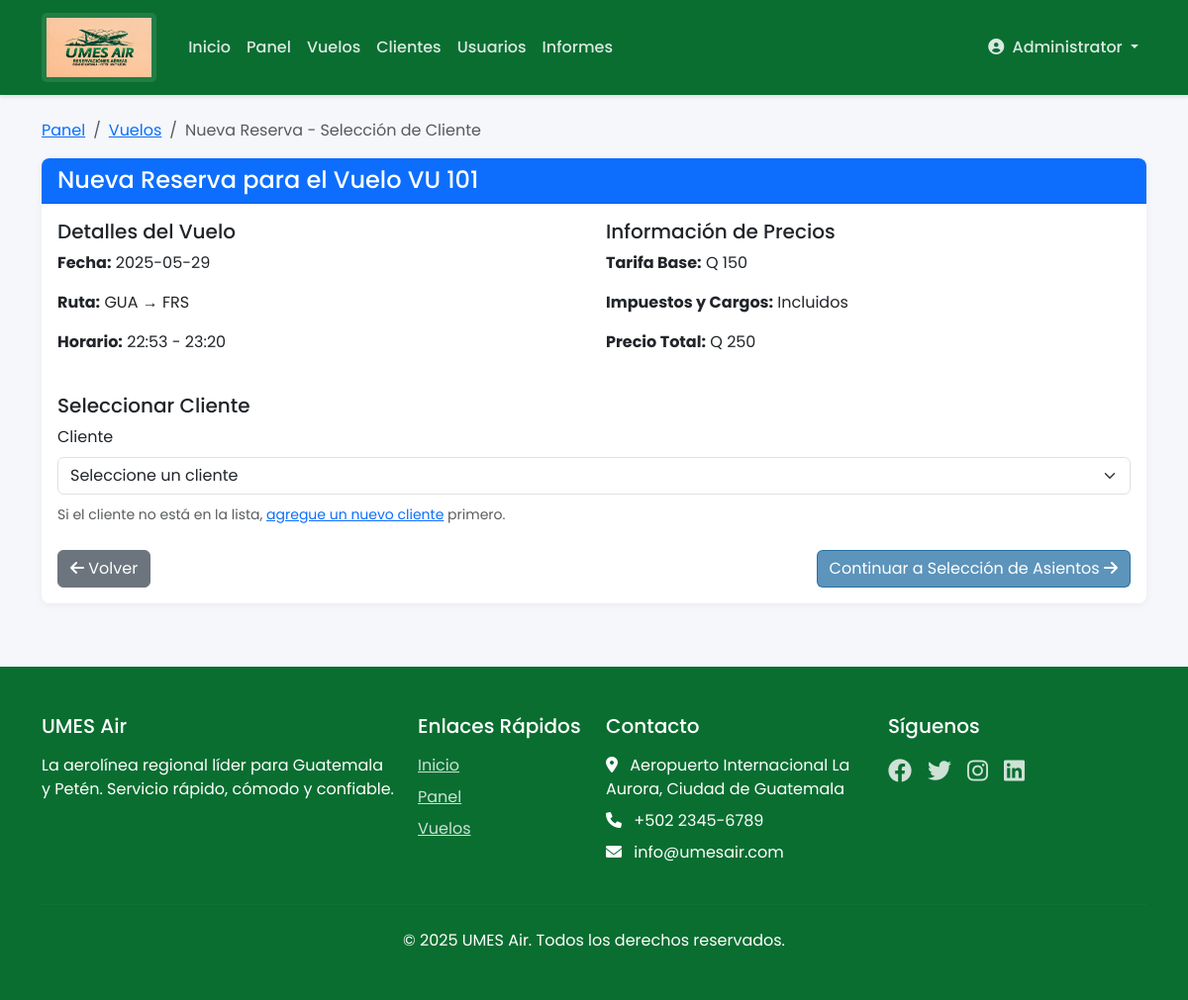
/reservations/new/1 (signed in), run on the app's committed database.
### tables this page shows
CREATE TABLE flights (
    id INTEGER PRIMARY KEY AUTOINCREMENT,
    flight_code TEXT NOT NULL,
    date TEXT NOT NULL,
    origin TEXT NOT NULL,
    destination TEXT NOT NULL,
    departure_time TEXT NOT NULL,
    arrival_time TEXT NOT NULL,
    capacity INTEGER NOT NULL DEFAULT 18,
    base_fare DECIMAL(10,2) NOT NULL DEFAULT 0,
    total_fare DECIMAL(10,2) NOT NULL DEFAULT 0,
    status TEXT NOT NULL DEFAULT 'active' CHECK (status IN ('active', 'inactive', 'cancelled')),
    cancellation_reason TEXT,
    change_reason TEXT,
    UNIQUE (flight_code, date)
);

### app.py (the view)
@app.route('/reservations/new/<flight_id>', methods=['GET', 'POST'])
@login_required
@role_required(['admin', 'agent'])
def new_reservation(flight_id):
    conn = get_db_connection()
    flight = conn.execute("SELECT * FROM flights WHERE id = ? AND status = 'active'", (flight_id,)).fetchone()
    if not flight:
        conn.close()
        flash('Vuelo no encontrado o no está activo. No se pueden crear nuevas reservaciones.', 'error')
        return redirect(url_for('list_flights'))
    if request.method == 'POST':
        customer_id = request.form.get('customer_id')
        if not customer_id:
            flash('Por favor seleccione un cliente.', 'error')
            return redirect(url_for('new_reservation', flight_id=flight_id))
        return redirect(url_for('reservation_step2_seat', flight_id=flight_id, customer_id=customer_id))
    customers = conn.execute('SELECT * FROM customers ORDER BY last_name, first_name').fetchall()
    conn.close()
    return render_template('reservations/step1_select_customer.html',
                          flight=flight,
                          customers=customers)

### app.py (called while the page is built)
@app.context_processor
def inject_csrf_token():
    return dict(csrf_token=generate_csrf_token)

def get_db_connection():
    conn = sqlite3.connect(app.config['DATABASE'], timeout=30)  # Increased timeout to 30 seconds
    print("Connected to database")
    conn.row_factory = sqlite3.Row
    return conn

@app.before_request
def ensure_db_initialized():
    global _is_first_request
    if _is_first_request:
        _is_first_request = False

def login_required(f):
    @wraps(f)
    def decorated_function(*args, **kwargs):
        if 'user_id' not in session:
            flash('Por favor inicia sesión para acceder a esta página.', 'error')
            return redirect(url_for('login'))
        return f(*args, **kwargs)
    return decorated_function

def role_required(allowed_roles):
    def decorator(f):
        @wraps(f)
        def decorated_function(*args, **kwargs):
            if 'user_role' not in session or session['user_role'] not in allowed_roles:
                flash('No tienes permiso para acceder a esta página.', 'error')
                return redirect(url_for('dashboard'))
            return f(*args, **kwargs)
        return decorated_function
    return decorator

@app.before_request
def setup_before_first_request():
    global _is_first_request
    if _is_first_request:
        init_db()
        _is_first_request = False

### templates/reservations/step1_select_customer.html (shortened to what this page needs)
{% extends 'base.html' %}
{% block content %}
<div class="container mt-4">
    <nav aria-label="breadcrumb">
        <ol class="breadcrumb">
            <li class="breadcrumb-item"><a href="{{ url_for('dashboard') }}">Panel</a></li>
            <li class="breadcrumb-item"><a href="{{ url_for('list_flights') }}">Vuelos</a></li>
            <li class="breadcrumb-item active">Nueva Reserva - Selección de Cliente</li>
        </ol>
    </nav>
    <div class="card">
        <div class="card-header bg-primary text-white">
            <h4 class="mb-0">Nueva Reserva para el Vuelo {{ flight.flight_code }}</h4>
        </div>
        <div class="card-body">
            <div class="row mb-4">
                <div class="col-md-6">
                    <h5>Detalles del Vuelo</h5>
                    <p><strong>Fecha:</strong> {{ flight.date }}</p>
                    <p><strong>Ruta:</strong> {{ flight.origin }} → {{ flight.destination }}</p>
                    <p><strong>Horario:</strong> {{ flight.departure_time }} - {{ flight.arrival_time }}</p>
                </div>
                <div class="col-md-6">
                    <h5>Información de Precios</h5>
                    <p><strong>Tarifa Base:</strong> Q {{ flight.base_fare }}</p>
                    <p><strong>Impuestos y Cargos:</strong> Incluidos</p>
                    <p><strong>Precio Total:</strong> Q {{ flight.total_fare }}</p>
                </div>
            </div>
            <form method="POST" action="{{ url_for('new_reservation', flight_id=flight.id) }}">
                <div class="mb-4">
                    <h5>Seleccionar Cliente</h5>
                    <div class="form-group">
                        <label for="customer_id" class="form-label">Cliente</label>
                        <select class="form-select" id="customer_id" name="customer_id" required>
                            <option value="">Seleccione un cliente</option>
                        </select>
                    </div>
                    <div class="mt-2">
                        <small class="text-muted">
                            Si el cliente no está en la lista,
                            <a href="{{ url_for('new_customer') }}" target="_blank">agregue un nuevo cliente</a> primero.
                        </small>
                    </div>
                </div>
                <div class="d-flex justify-content-between">
                    <a href="{{ url_for('list_flights') }}" class="btn btn-secondary">
                        <i class="fas fa-arrow-left"></i> Volver
                    </a>
                    <button type="submit" class="btn btn-primary">
                        Continuar a Selección de Asientos <i class="fas fa-arrow-right"></i>
                    </button>
                </div>
            </form>
        </div>
    </div>
</div>
{% endblock %}

### static/css/style.css (style rules this page uses)
:root { --primary: #095c97a7; --primary-light: #084f82a7; --secondary: #3AAD57; --accent: #4CAF50; --accent-light: #81C784; --danger: #F44336; --warning: #FFC107; --text-light: #FFFFFF; --text-dark: #333333; --gray-light: #F5F5F5; --gray: #E0E0E0; --gray-dark: #9E9E9E; }
body { font-family: 'Poppins', 'Segoe UI', Tahoma, Geneva, Verdana, sans-serif; color: var(--text-dark); background-color: #F5F7FA; }
.btn-primary { background-color: var(--primary); border-color: var(--primary); }
.card { border-radius: 8px; box-shadow: 0 2px 10px rgba(0, 0, 0, 0.05); border: none; transition: transform 0.2s, box-shadow 0.2s; }
.card-header { background-color: var(--primary); color: white; font-weight: 600; border-radius: 8px 8px 0 0 !important; }

### data on the page
flights: flight_code "VU 101", date "2025-05-29", origin "GUA", destination "FRS", departure_time "22:53", arrival_time "23:20", base_fare "150", total_fare "250"

### other printed values
{{ session['user_name'] }} "Administrator"
